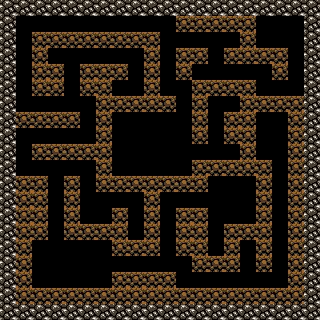

This is a level from a 2D game, rendered from its Tiled map with the project's own tilesets. A one-line summary and the complete map file follow:
An orthogonal 20x20 tile map with 16x16 px tiles, 2 tile layers (backgroundLayer, blockedLayer) and 2 objects.

<map version="1.0" tiledversion="1.0.3" orientation="orthogonal" renderorder="right-down" width="20" height="20" tilewidth="16" tileheight="16" nextobjectid="4">
 <tileset firstgid="1" name="tiles" tilewidth="16" tileheight="16" tilecount="3520" columns="44">
  <image source="../images/tiles.png" width="705" height="1280" />
 </tileset>
 <layer name="backgroundLayer" width="20" height="20">
  <data encoding="csv">
96,96,96,96,96,96,96,96,96,96,96,96,96,96,96,96,96,96,96,96,
96,96,96,96,96,96,96,96,96,96,96,96,96,96,96,96,96,96,96,96,
96,96,96,96,96,96,96,96,96,96,96,96,96,96,96,96,96,96,96,96,
96,96,96,96,96,96,96,96,96,96,96,96,96,96,96,96,96,96,96,96,
96,96,96,96,96,96,96,96,96,96,96,96,96,96,96,96,96,96,96,96,
96,96,96,96,96,96,96,96,96,96,96,96,96,96,96,96,96,96,96,96,
96,96,96,96,96,96,96,96,96,96,96,96,96,96,96,96,96,96,96,96,
96,96,96,96,96,96,96,96,96,96,96,96,96,96,96,96,96,96,96,96,
96,96,96,96,96,96,96,96,96,96,96,96,96,96,96,96,96,96,96,96,
96,96,96,96,96,96,96,96,96,96,96,96,96,96,96,96,96,96,96,96,
96,96,96,96,96,96,96,96,96,96,96,96,96,96,96,96,96,96,96,96,
96,96,96,96,96,96,96,96,96,96,96,96,96,96,96,96,96,96,96,96,
96,96,96,96,96,96,96,96,96,96,96,96,96,96,96,96,96,96,96,96,
96,96,96,96,96,96,96,96,96,96,96,96,96,96,96,96,96,96,96,96,
96,96,96,96,96,96,96,96,96,96,96,96,96,96,96,96,96,96,96,96,
96,96,96,96,96,96,96,96,96,96,96,96,96,96,96,96,96,96,96,96,
96,96,96,96,96,96,96,96,96,96,96,96,96,96,96,96,96,96,96,96,
96,96,96,96,96,96,96,96,96,96,96,96,96,96,96,96,96,96,96,96,
96,96,96,96,96,96,96,96,96,96,96,96,96,96,96,96,96,96,96,96,
96,96,96,96,96,96,96,96,96,96,96,96,96,96,96,96,96,96,96,96
</data>
 </layer>
 <layer name="blockedLayer" width="20" height="20">
  <data encoding="csv">
309,309,309,309,309,309,309,309,309,309,309,309,309,309,309,309,309,309,309,309,
309,0,0,0,0,0,0,0,0,0,0,266,266,266,266,266,0,0,0,309,
309,0,266,266,266,266,266,266,266,266,0,0,0,0,0,266,0,0,0,309,
309,0,266,0,0,0,0,0,0,266,0,266,266,0,266,266,266,266,0,309,
309,0,266,266,0,266,266,266,0,266,0,266,0,0,0,0,0,266,0,309,
309,0,266,266,0,266,266,0,0,266,0,0,266,266,266,266,0,0,0,309,
309,0,0,0,0,0,266,266,266,266,266,0,266,0,0,266,266,266,266,309,
309,266,266,266,266,0,266,0,0,0,0,0,266,0,266,266,0,0,266,309,
309,0,0,0,0,0,266,0,0,0,0,0,266,0,266,266,0,0,266,309,
309,0,266,266,266,266,266,0,0,0,0,0,0,0,0,266,0,0,266,309,
309,0,0,0,0,0,266,0,0,0,0,0,266,266,266,266,266,0,266,309,
309,266,266,0,266,0,266,266,266,266,266,266,266,0,0,0,266,0,266,309,
309,266,266,0,266,0,0,0,0,266,0,0,0,0,0,0,266,0,266,309,
309,266,266,0,266,0,0,266,0,266,0,266,266,0,0,0,266,0,266,309,
309,266,266,0,266,266,266,266,0,266,0,266,266,0,266,266,266,0,266,309,
309,266,0,0,0,0,0,266,266,266,0,266,266,0,266,0,266,0,266,309,
309,266,0,0,0,0,0,0,0,0,0,0,266,266,266,0,266,0,266,309,
309,266,0,0,0,0,0,266,266,266,266,0,0,0,0,0,0,0,266,309,
309,266,266,266,266,266,266,266,266,266,266,266,266,266,266,266,266,266,266,309,
309,309,309,309,309,309,309,309,309,309,309,309,309,309,309,309,309,309,309,309
</data>
 </layer>
 <objectgroup name="objectsLayer">
  <object id="2" gid="71" x="32" y="288" width="16" height="16">
   <properties>
    <property name="type" value="playerStart" />
   </properties>
  </object>
  <object id="3" gid="1921" x="144" y="160" width="16" height="16">
   <properties>
    <property name="sprite" value="bluecup" />
    <property name="type" value="treasure" />
   </properties>
  </object>
 </objectgroup>
</map>